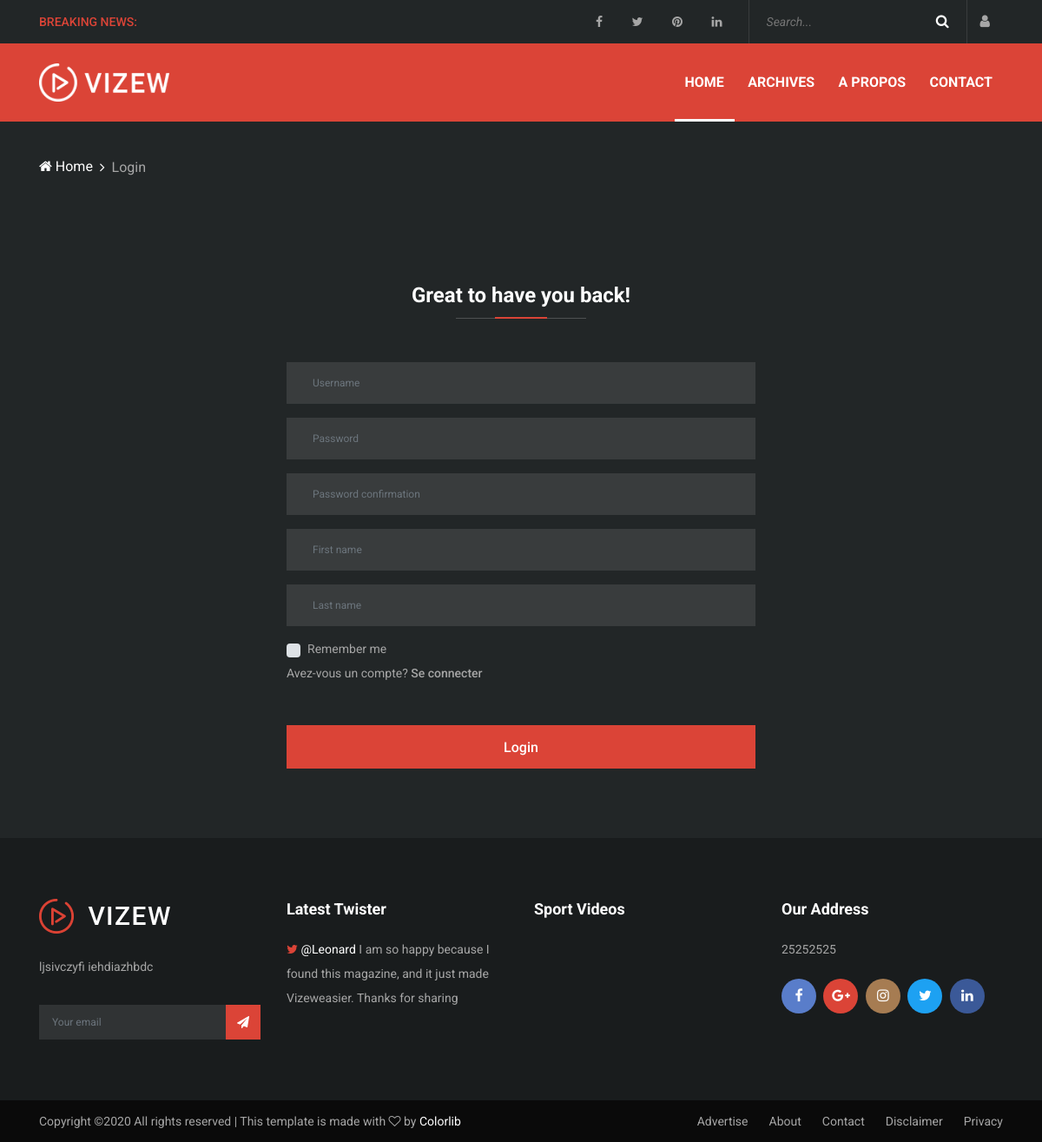
The page /user/ on the database its author committed.
### about/models.py (models this page shows, shortened)
class SiteInfo(models.Model):
    logo = models.ImageField(upload_to='image/logo')
    slogan = models.CharField(max_length=50)
    description = models.TextField()
    contact = models.CharField(max_length=50)
    status = models.BooleanField(default=True)
    date_add = models.DateTimeField(auto_now_add=True)
    date_update = models.DateTimeField(auto_now=True)
    class Meta:
        verbose_name = 'siteinfo'
        verbose_name_plural = 'siteinfos'

### user/views.py (the view)
# urls.py: path('', views.inscription, name='inscription'),
def inscription(request):
    form=""
    if request.method == "POST":
        form = forms.RegistrationForm(request.POST)
        if form.is_valid():
            form.save()
            return redirect('login')
    else:
        form = forms.RegistrationForm()
    site_info = about_models.SiteInfo.objects.filter(status=True)[:1].get() # permet de recuperer les infos
    datas = {
        'form':form,
        'site_info':site_info
    }
    return render(request, "registration/inscription.html", datas)

### user/forms.py
class RegistrationForm(UserCreationForm):
    first_name = forms.CharField(max_length=100, required=True)
    last_name = forms.CharField( max_length=250, required=True)
    model = User
    field = (
        'username',
        'email',
        'first_name',
        'last_name',
        'password1',
        'password2',
    )

### templates/registration/inscription.html (shortened to what this page needs)
{% extends 'bases/bases.html' %}
{% load widget_tweaks%}
{% block content %}
    <div class="vizew-breadcrumb">
        <div class="container">
            <div class="row">
                <div class="col-12">
                    <nav aria-label="breadcrumb">
                        <ol class="breadcrumb">
                            <li class="breadcrumb-item"><a href="#"><i class="fa fa-home" aria-hidden="true"></i> Home</a></li>
                            <li class="breadcrumb-item active" aria-current="page">Login</li>
                        </ol>
                    </nav>
                </div>
            </div>
        </div>
    </div>
    <div class="vizew-login-area section-padding-80">
        <div class="container">
            <div class="row justify-content-center">
                <div class="col-12 col-md-6">
                    <div class="login-content">
                        <div class="section-heading">
                            <h4>Great to have you back!</h4>
                            <div class="line"></div>
                        </div>
                        <form action="" method="post">
                            {% for field in form.visible_fields %}
                                <div class="form-group">
                                    {% render_field  field class="form-control" placeholder=field.label %}
                                </div>
                            {% endfor %}
                            <div class="form-group">
                                <div class="custom-control custom-checkbox mr-sm-2">
                                    <label class="custom-control-label" for="customControlAutosizing">Remember me</label>
                                </div>
                                <div>
                                    <p>Avez-vous un compte? <a href="{% url 'login' %}">Se connecter</a></p>
                                </div>
                            </div>
                            <button type="submit" class="btn vizew-btn w-100 mt-30">Login</button>
                        </form>
                    </div>
                </div>
            </div>
        </div>
    </div>
    {% endblock content %}

### templates/bases/bases.html (shortened to what this page needs)
<!DOCTYPE html>
<html lang="en">
<head>
    <link rel="stylesheet" href="/static/style.css">
</head>
<body>
    <header class="header-area">
        <div class="top-header-area">
            <div class="container">
                <div class="row align-items-center">
                    <div class="col-12 col-md-6">
                        <div class="breaking-news-area d-flex align-items-center">
                            <div class="news-title">
                                <p>Breaking News:</p>
                            </div>
                        </div>
                    </div>
                    <div class="col-12 col-md-6">
                        <div class="top-meta-data d-flex align-items-center justify-content-end">
                            <div class="top-social-info">
                                <a href="#"><i class="fa fa-facebook"></i></a>
                                <a href="#"><i class="fa fa-twitter"></i></a>
                                <a href="#"><i class="fa fa-pinterest"></i></a>
                                <a href="#"><i class="fa fa-linkedin"></i></a>
                            </div>
                            <div class="top-search-area">
                                <form action="recherche" method="post">
                                    <input type="recherche" name="recherche" id="topSearch" placeholder="Search...">
                                    <button type="submit" class="btn"><i class="fa fa-search" aria-hidden="true"></i></button>
                                </form>
                            </div>
                            {% if user.is_authenticated %}
                            <a href="{% url 'logout' %}" class="login-btn"><i class="fa fa-sign-out" aria-hidden="true"></i></a><p style="margin-top:16px;margin-left:10px;text-transform: capitalize">{{user.username}}</p>
                            {% else %}
                                <a href="{% url 'login' %}" class="login-btn"><i class="fa fa-user" aria-hidden="true"></i></a>
                            {% endif %}
                        </div>
                    </div>
                </div>
            </div>
        </div>
        <div class="vizew-main-menu" id="sticker">
            <div class="classy-nav-container breakpoint-off">
                <div class="container">
                    <nav class="classy-navbar justify-content-between" id="vizewNav">
                        <a href="{% url 'home' %}" class="nav-brand"><img src="{{site_info.logo.url}}" alt=""></a>
                        <div class="classy-menu">
                            <div class="classynav">
                                <ul>
                                    <li class="active"><a href="{% url 'home' %}">Home</a></li>
                                    <li><a href="{% url 'archive' %}">Archives</a></li>
                                    <li><a href="{% url 'about' %}">A propos</a></li>
                                    <li><a href="{% url 'contact' %}">Contact</a></li>
                                </ul>
                            </div>
                        </div>
                    </nav>
                </div>
            </div>
        </div>
    </header>
    {% block content %}
    {% endblock content %}
<footer class="footer-area">
    <div class="container">
        <div class="row">
            <div class="col-12 col-sm-6 col-xl-3">
                <div class="footer-widget mb-70">
                    <a href="{% url 'home' %}" class="foo-logo d-block mb-4"><img src="/static/img/core-img/logo2.png" alt=""></a>
                    <p>{{site_info.description}}</p>
                    <div class="footer-nl-area">
                        <form action="#" method="post">
                            <input type="email" name="nl-email" class="form-control" id="nlEmail" placeholder="Your email">
                            <button type="submit"><i class="fa fa-paper-plane" aria-hidden="true"></i></button>
                        </form>
                    </div>
                </div>
            </div>
            <div class="col-12 col-sm-6 col-xl-3">
                <div class="footer-widget mb-70">
                    <h6 class="widget-title">Latest Twister</h6>
                    <div class="twitter-slides owl-carousel">
                        <div class="single--twitter-slide">
                            <div class="single-twit">
                                <p><i class="fa fa-twitter"></i> <span>@Leonard</span> I am so happy because I found this magazine, and it just made Vizeweasier. Thanks for sharing</p>
                            </div>
                        </div>
                    </div>
                </div>
            </div>
            <div class="col-12 col-sm-6 col-xl-3">
                <div class="footer-widget mb-70">
                    <h6 class="widget-title">Sport Videos</h6>
                </div>
            </div>
            <div class="col-12 col-sm-6 col-xl-3">
                <div class="footer-widget mb-70">
                    <h6 class="widget-title">Our Address</h6>
                    <div class="contact-address">
                        <p>{{site_info.contact}}</p>
                    </div>
                    <div class="footer-social-area">
                        <a href="#" class="facebook"><i class="fa fa-facebook"></i></a>
                        <a href="#" class="google-plus"><i class="fa fa-google-plus"></i></a>
                        <a href="#" class="instagram"><i class="fa fa-instagram"></i></a>
                        <a href="#" class="twitter"><i class="fa fa-twitter"></i></a>
                        <a href="#" class="linkedin"><i class="fa fa-linkedin"></i></a>
                    </div>
                </div>
            </div>
        </div>
    </div>
    <div class="copywrite-area">
        <div class="container">
            <div class="row align-items-center">
                <div class="col-12 col-sm-6">
                    <p class="copywrite-text">
Copyright &copy;<script>document.write(new Date().getFullYear());</script> All rights reserved | This template is made with <i class="fa fa-heart-o" aria-hidden="true"></i> by <a href="https://colorlib.com" target="_blank">Colorlib</a>
</p>
                </div>
                <div class="col-12 col-sm-6">
                    <nav class="footer-nav">
                        <ul>
                            <li><a href="#">Advertise</a></li>
                            <li><a href="#">About</a></li>
                            <li><a href="#">Contact</a></li>
                            <li><a href="#">Disclaimer</a></li>
                            <li><a href="#">Privacy</a></li>
                        </ul>
                    </nav>
                </div>
            </div>
        </div>
    </div>
</footer>
</body>
</html>

### static/css/classy-nav.css (style rules this page uses)
body { font-family: "Roboto", sans-serif; }
ul { margin: 0; }
ul li { list-style: none; }
img { height: auto; max-width: 100%; }
.classy-nav-container { position: relative; z-index: 100; background-color: #ffffff; }
.classy-nav-container * { box-sizing: border-box; }
.classy-nav-container a { -webkit-transition-duration: 500ms; transition-duration: 500ms; text-decoration: none; outline: none; font-size: 14px; font-weight: 400; color: #232323; display: inline-block; }
.justify-content-between { -webkit-box-pack: justify; -ms-flex-pack: justify; justify-content: space-between; }
.justify-content-center { -webkit-box-pack: center; -ms-flex-pack: center; justify-content: center; }
.classy-navbar { width: 100%; height: 70px; padding: 0.5em 2em; display: -webkit-box; display: -ms-flexbox; display: flex; -webkit-box-align: center; -ms-flex-align: center; -ms-grid-row-align: center; align-items: center; }
.classy-navbar .nav-brand { font-size: 26px; font-weight: 500; color: #565656; display: inline-block; margin-right: 30px; }
.classynav ul li { display: inline-block; clear: both; position: inherit; z-index: 10; }
.classynav ul li a { padding: 0 12px; display: block; height: 35px; font-size: 14px; line-height: 34px; }
.breakpoint-off .classynav { display: -webkit-box; display: -ms-flexbox; display: flex; -webkit-box-align: center; -ms-flex-align: center; -ms-grid-row-align: center; align-items: center; }

### rows shown on the page
SiteInfo: logo (picture), description "ljsivczyfi iehdiazhbdc", contact "25252525"
